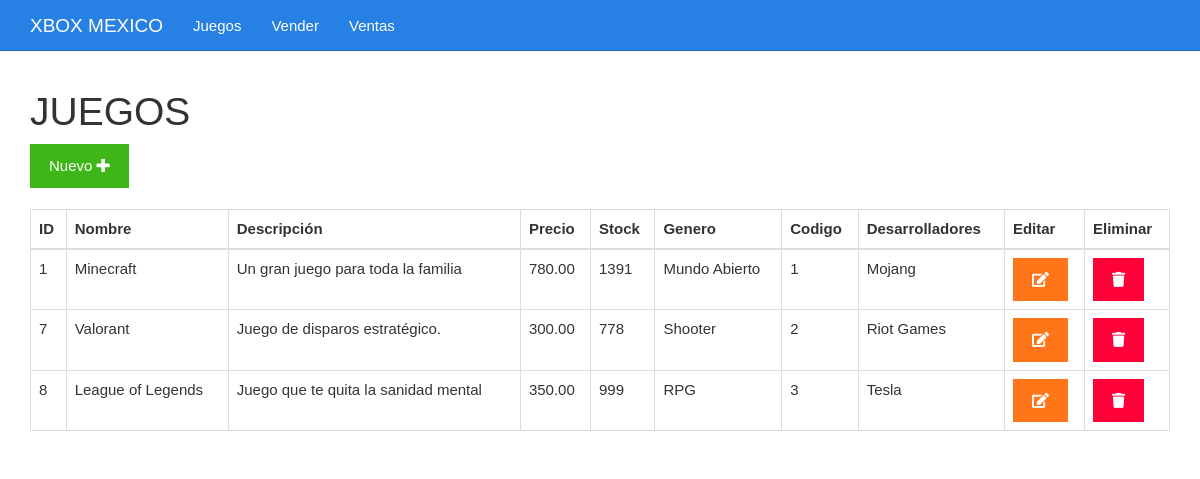
The app's page /listar.php with its own data.
### tables this page shows
CREATE TABLE `tbl_juegos` (
  `id` bigint(20) UNSIGNED NOT NULL,
  `idJuego` int(10) NOT NULL,
  `nombre` varchar(30) NOT NULL,
  `descripcion` varchar(255) NOT NULL,
  `precio` decimal(5,2) NOT NULL,
  `stock` int(10) NOT NULL,
  `genero` varchar(30) NOT NULL,
  `codigo` int(10) NOT NULL,
  `desarrolladores` varchar(50) NOT NULL
);

### listar.php (the view)
<?php include_once "encabezado.php" ?>
<?php
include_once "base_de_datos.php";
$sentencia = $base_de_datos->query("SELECT * FROM tbl_juegos;");
$productos = $sentencia->fetchAll(PDO::FETCH_OBJ);
?>
	<div class="col-xs-12">
		<h1>JUEGOS</h1>
		<div>
			<a class="btn btn-success" href="./formulario.php">Nuevo <i class="fa fa-plus"></i></a>
		</div>
		<br>
		<table class="table table-bordered">
			<thead>
				<tr>
					<th>ID</th>
					<th>Nombre</th>
					<th>Descripción</th>
					<th>Precio</th>
					<th>Stock</th>
					<th>Genero</th>
					<th>Codigo</th>
					<th>Desarrolladores</th>
					<th>Editar</th>
					<th>Eliminar</th>
				</tr>
			</thead>
			<tbody>
				<?php foreach($productos as $producto){ ?>
				<tr>
					<td><?php echo $producto->id ?></td>
					<td><?php echo $producto->nombre ?></td>
					<td><?php echo $producto->descripcion ?></td>
					<td><?php echo $producto->precio ?></td>
					<td><?php echo $producto->stock ?></td>
					<td><?php echo $producto->genero ?></td>
					<td><?php echo $producto->codigo ?></td>
					<td><?php echo $producto->desarrolladores ?></td>
					<td><a class="btn btn-warning" href="<?php echo "editar.php?id=" . $producto->id?>"><i class="fa fa-edit"></i></a></td>
					<td><a class="btn btn-danger" href="<?php echo "eliminar.php?id=" . $producto->id?>"><i class="fa fa-trash"></i></a></td>
				</tr>
				<?php } ?>
			</tbody>
		</table>
	</div>
<?php include_once "pie.php" ?>

### css/estilo.css (style rules this page uses)
body { padding-top: 70px; }

### records on screen
tbl_juegos: id "1", nombre "Minecraft", descripcion "Un gran juego para toda la familia", precio "780.00", stock "1391", genero "Mundo Abierto", codigo "1", desarrolladores "Mojang"
tbl_juegos: id "7", nombre "Valorant", descripcion "Juego de disparos estratégico.", precio "300.00", stock "778", genero "Shooter", codigo "2", desarrolladores "Riot Games"
tbl_juegos: id "8", nombre "League of Legends", descripcion "Juego que te quita la sanidad mental", precio "350.00", stock "999", genero "RPG", codigo "3", desarrolladores "Tesla"
